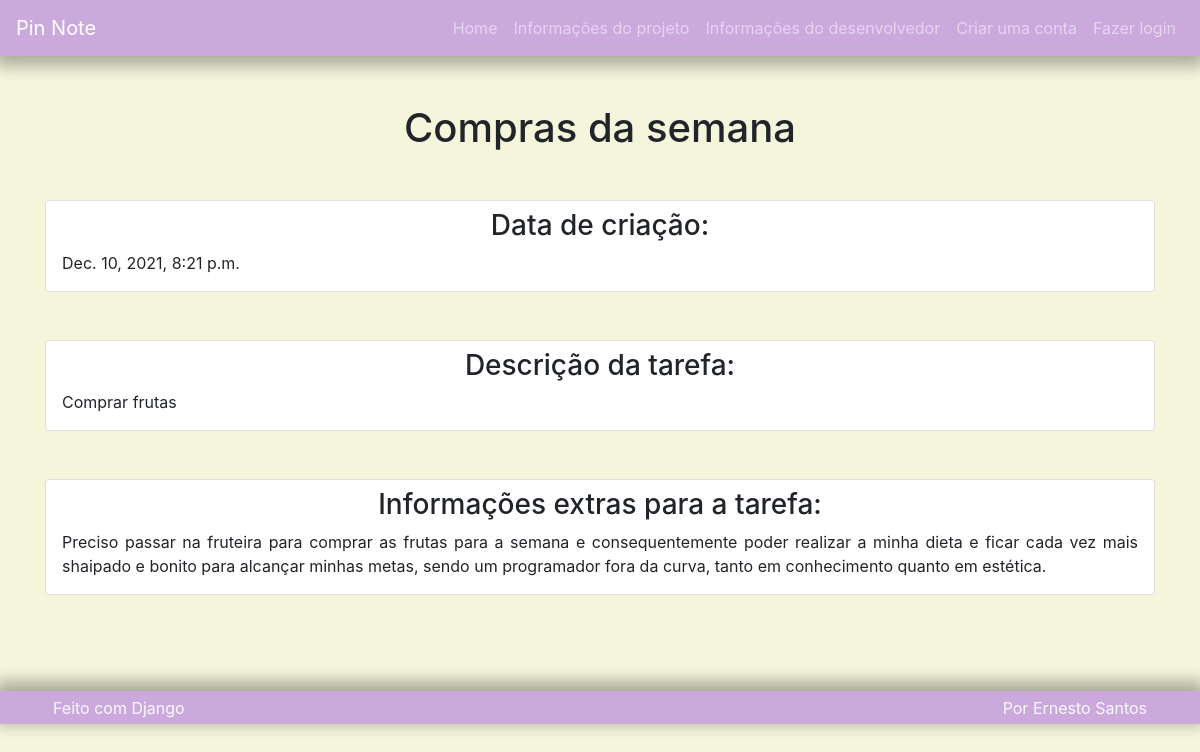
Page /notes/malusilva_compras-da-semana/ on the committed database.
### notes/models.py (models this page shows, shortened)
class Notes(models.Model):
    user = models.ForeignKey(User, on_delete=models.CASCADE, verbose_name='User')
    noteName = models.CharField('Título', max_length=50)
    createDate = models.DateTimeField(default=timezone.now)
    description = models.CharField('Descrição', max_length=50)
    noteInformation = models.TextField('Informações da nota')
    slug = models.SlugField(unique=True, blank=True, null=True)
    class Meta:
        verbose_name = "Note"
        verbose_name_plural = "Notes"

### notes/views.py (the view)
# urls.py: path('<slug>/', views.NoteDetailsView.as_view(), name='details'),
class NoteDetailsView(DetailView):
    model = models.Notes
    template_name = 'notes/details.html'
    context_object_name = 'notes'
    slug_url_kwarg = 'slug'

### notes/templates/notes/details.html
{% extends 'base.html' %}
{% block content %}
<div class="row">
    <div class="col-lg">
        <div class="text-center mt-lg mt-4 mb-4">
            <h1>{{ notes.noteName }}</h1>
        </div>
        <br>
        <div class="card text-center mt-lg mb-4">
            <h3 class="mt-2">Data de criação:</h3>
            <p class="text-justify pl-3 pr-3">{{ notes.createDate }}</p>
        </div>
        <br>
        <div class="card text-center mt-lg mb-4">
            <h3 class="mt-2">Descrição da tarefa: </h3>
            <p class="text-justify pl-3 pr-3">{{ notes.description }}</p>
        </div>
        <br>
        <div class="card text-center mt-lg mb-5">
            <h3 class="mt-2">Informações extras para a tarefa:</h3>
            <p class="text-justify pl-3 pr-3">{{ notes.noteInformation }}</p>
        </div>
    </div>
</div>
{% endblock %}

### profiles/templates/base.html (shortened to what this page needs)
{% load static %}
<!doctype html>
<html lang="pt-BR">
<head>
    {% include 'partials/_head.html' %}
</head>
<body>
    {% include 'partials/_nav.html' %}
    <main class="container mt-4 mb-4">
        {% block content %}{% endblock %}
    </main>
    {% include 'partials/_footer.html' %}
</body>
</html>

### profiles/templates/partials/_head.html (shortened to what this page needs)
{% load static %}
<link rel="stylesheet" href="{% static 'bootstrap/css/bootstrap.css' %}">
<link rel="stylesheet" href="{% static 'css/index.css' %}">

### profiles/templates/partials/_nav.html (shortened to what this page needs)
<nav class="navbar navbar-dark navbar-expand-lg lilac">
    <a class="navbar-brand royal" href="{% url 'home:index' %}">Pin Note</a>
    <div class="collapse navbar-collapse" id="navbarSupportedContent">
        <ul class="navbar-nav ml-auto">
            <li class="nav-item">
                <a class="nav-link" href="{% url 'home:index' %}">Home <span class="sr-only">(current)</span></a>
            </li>
            {% if not request.user.is_authenticated %}
            <li class="nav-item">
                <a class="nav-link" href="{% url 'home:informations' %}">Informações do projeto</a>
            </li>
            <li class="nav-item">
                <a class="nav-link" href="{% url 'home:devInformations' %}">Informações do desenvolvedor</a>
            </li>
            {% endif %}
            {% if request.user.is_authenticated %}
                <li class="nav-item">
                    <a class="nav-link royal" href="{% url 'notes:notes' %}">Notas</a>
                </li>
                <li class="nav-item">
                    <a class="nav-link" href="{% url 'notes:create' %}">Criar nota</a>
                </li>
                <li class="nav-item dropdown">
                    <a class="nav-link dropdown-toggle" id="navbarDropdown" role="button"
                        data-toggle="dropdown" aria-haspopup="true" aria-expanded="false">
                        Informações de conta
                    </a>
                    <div class="dropdown-menu nav-item" aria-labelledby="navbarDropdown">
                        <a class="dropdown-item" href="{% url 'profile:update' %}">Atualizar dados</a>
                        <div class="dropdown-divider"></div>
                        <a class="dropdown-item" href="{% url 'profile:logout' %}">Log out</a>
                        <div class="dropdown-divider"></div>
                    </div>
                </li>
            {% else %}
                <li class="nav-item">
                    <a class="nav-link" href="{% url 'profile:signin' %}">Criar uma conta</a>
                </li>
                <li class="nav-item">
                    <a class="nav-link" href="{% url 'profile:login' %}">Fazer login</a>
                </li>
            {% endif %}
        </ul>
    </div>
</nav>

### profiles/templates/partials/_footer.html (shortened to what this page needs)
{% load static %}
<footer class="lilac-foot mt-5">
    <div class="container text-light">
        <div class="row">
            <div class="col">
                <div class="p-1">
                    <span class="align-middle p-1">Feito com Django</span>
                </div>
            </div>
            <div class="col">
                <div class="p-1 text-right">
                    <span class="align-middle p-1">Por Ernesto Santos</span>
                </div>
            </div>
        </div>
    </div>
</footer>

### profiles/static/css/index.css (style rules this page uses)
body { background: #F5F5DC; }
.lilac { background: #CCA9DD; box-shadow: 0px 5px 15px 5px rgba(0,0,0,0.3); }
.lilac-foot { background: #CCA9DD; box-shadow: 0px -5px 15px 5px rgba(0,0,0,0.3); }

### rows in the picture
Notes: noteName "Compras da semana", createDate "Dec. 10, 2021, 8:21 p.m.", description "Comprar frutas", noteInformation "Preciso passar na fruteira para comprar as frutas para a semana e consequentemente poder realizar a minha dieta e ficar cada vez mais shaipado e bonito para alcançar minhas metas, sendo um programador fora da curva, tanto em conhecimento quanto em estética."
